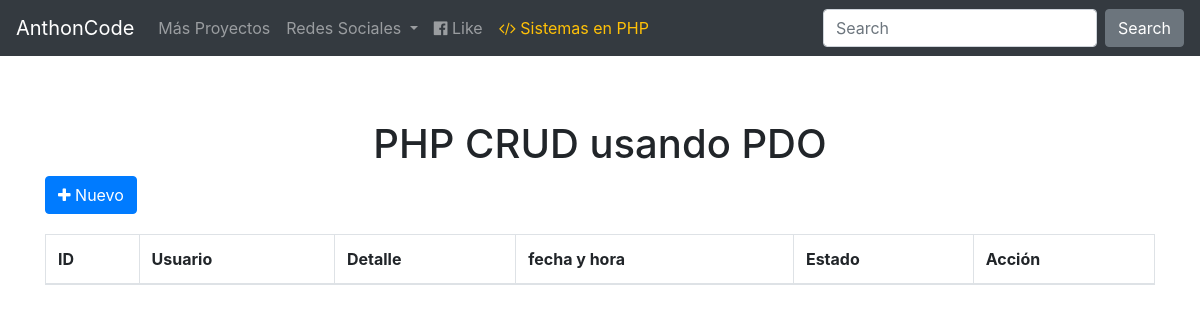
The app's page /crud_pdo/index.php, older data.
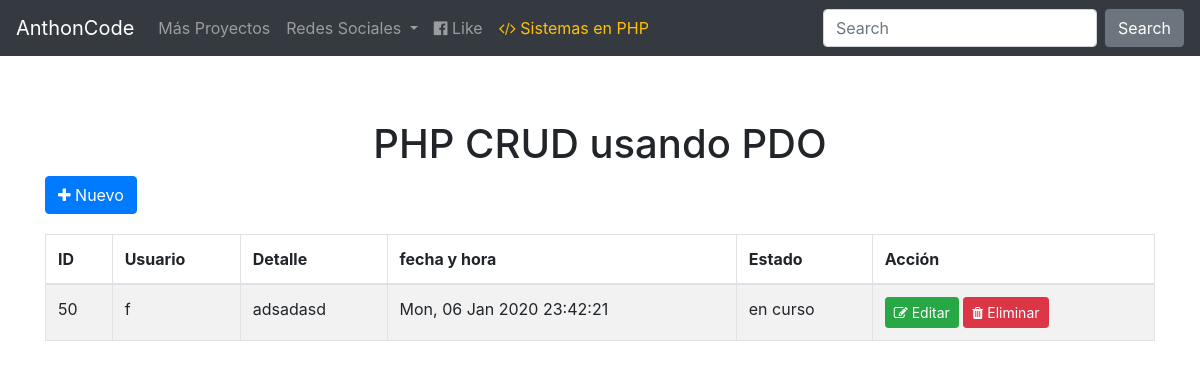
The same page, newer data.
### tables this page shows
CREATE TABLE `members` (
  `id` int(11) NOT NULL,
  `usuario` varchar(30) NOT NULL,
  `detalle` text NOT NULL,
  `fechaHora` varchar(250) NOT NULL,
  `estado` varchar(250) NOT NULL
);

### crud_pdo/index.php (the view, shortened to what this page needs)
<!DOCTYPE html>
<html lang="es">
<head>
    <link rel="stylesheet" type="text/css" href="bootstrap/css/bootstrap.css">
    <link rel="stylesheet" type="text/css" href="bootstrap/css/custom.css">
    <link rel="stylesheet" type="text/css" href="bootstrap/css/font-awesome.css">
</head>
<body onload="viewData()">
<div class="container">
    <nav class="navbar navbar-expand-lg fixed-top navbar-dark bg-dark">
        <a class="navbar-brand" href="code.html" target="_blank">AnthonCode</a>
        <div class="collapse navbar-collapse" id="navbarColor02">
            <ul class="navbar-nav mr-auto">
                <li class="nav-item">
                    <a class="nav-link"
                       href="https://www.youtube.com/channel/UCoBEy_rD5FsKHFHtTPTimjQ/videos?spfreload=10"
                       target="_blank">Más Proyectos</a>
                </li>
                <li class="nav-item dropdown">
                    <a class="nav-link dropdown-toggle" data-toggle="dropdown" href="#" id="download"
                       aria-expanded="false">Redes Sociales <span class="caret"></span></a>
                </li>
                <li class="nav-item">
                    <a class="nav-link" href="http://facebook.com/anthoncode" target="_blank"><i
                            class="fa fa-facebook-official"></i> Like</a>
                </li>
                <li class="nav-item">
                    <a class="nav-link text-warning" href="code.html" target="_blank"><i class="fa fa-code"></i>
                        Sistemas en PHP</a>
            </ul>
            <form class="form-inline my-2 my-lg-0">
                <input class="form-control mr-sm-2" placeholder="Search" type="text">
                <button class="btn btn-secondary my-2 my-sm-0" type="submit">Search</button>
            </form>
        </div>
    </nav>
    <h1 class="page-header text-center">PHP CRUD usando PDO</h1>
    <div class="row">
        <div class="col-sm-12">
            <a href="#addnew" class="btn btn-primary" data-toggle="modal"><span class="fa fa-plus"></span> Nuevo</a>
            <table class="table table-bordered table-striped" style="margin-top:20px;">
            <?php $privi = $_SESSION['privilegio']; ?>
                <thead>
                <th>ID</th>
                <th>Usuario</th>
                <th>Detalle</th>
                <th>fecha y hora</th>
                <th>Estado</th>
                <?php
                if ($privi == 0) {
                    echo "<th>Acción</th>";
                }elseif ($privi == 1) {
                }
                ?>
                </thead>
                <tbody>
                <?php
                $database = new Connection();
                $db = $database->open();
                try {
                    $sql = 'SELECT * FROM members';
                    if ($_SESSION['privilegio'] == 0) {
                        foreach ($db->query($sql) as $row) {
                            ?>
                            <tr>
                                <td><?php echo $row['id']; ?></td>
                                <td><?php echo $row['usuario']; ?></td>
                                <td><?php echo $row['detalle']; ?></td>
                                <td><?php echo $row['fechaHora']; ?></td>
                                <td id="estado" ><?php echo $row['estado']; ?></td>
                                <td>
                                    <a href="#edit_<?php echo $row['id']; ?>" class="btn btn-success btn-sm"
                                       data-toggle="modal"><span class="fa fa-edit"></span> Editar</a>
                                    <a href="#delete_<?php echo $row['id']; ?>" class="btn btn-danger btn-sm"
                                       data-toggle="modal"><span class="fa fa-trash"></span> Eliminar</a>
                                </td>
                            </tr>
                            <?php
                        }
                    }
                } catch (PDOException $e) {
                    echo "There is some problem in connection: " . $e->getMessage();
                }
                ?>
                </tbody>
            </table>
        </div>
    </div>
</div>
</body>
</html>

Row changes from the older to the newer data that the page shows:
added members: id "50", usuario "f", detalle "adsadasd", fechaHora "Mon, 06 Jan 2020 23:42:21", estado "en curso"
